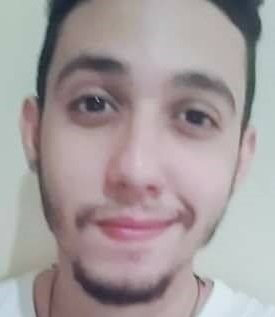
//> input picture build-faceDetect-Desktop_Qt_5_4_1_MinGW_32bit-Debug/imagens/Luiz.jpg, 275 x 317 px
$ ./main   (built with g++ and OpenCV 4)
//> lines starting //> are read from the running program, lines starting //| are printed output that depends on the picture; after the words box and inside, x2 and y2 are one past the last pixel; in counts of white or black regions, pixels touching at a corner belong together
### faceDetect/funcao.h
#ifndef FUNCAO
#define FUNCAO
#include <iostream>
#include "opencv/cv.hpp"
#include "opencv/highgui.h"
#include <iostream>

using namespace cv;


//função de truncamento
int trunca(float v);

//Mascara de Roberts
Mat robertsH(Mat img);
Mat robertsV(Mat img);

//Limiar
Mat limiar(Mat img, int T);
int doisPicos(Mat img);
uchar *histograma(Mat img);

//Mofologia
Mat abertura(Mat img, Mat element);


//SOBEL
Mat sobelH(Mat img);
Mat sobelV(Mat img);

#endif // FUNCAO

### faceDetect/funcao.cpp
#include <iostream>
#include "opencv/cv.hpp"
#include "opencv/highgui.h"
#include <iostream>
#include <math.h>
#include "funcao.h"

using namespace std;
using namespace cv;

//função de truncamento
int trunca(float v){

    int valor = 0;
    valor = (int)v;

    if(v>255)
    {
        valor=255;
    }if(v<0)
    {
        valor=0;
    }

    return valor;
}


//-----------------------------------------------------------PASSA ALTA----------------------------------------------------------------------
//Mascara de Roberts na Horizontal e Vertical
//horizontal
// [93 lines left out: functions robertsH, robertsV, limiar, doisPicos, histograma, not called in this run]

//---------------------------------------------------------MORFOLOGIA----------------------------------------------------------------------
//ABERTURA
Mat abertura(Mat img, Mat element){
    erode(img, img, element);
    dilate(img, img, element);

    return img;
}


//------------------------------------------------------------SOBEL-------------------------------------------------------------------------
Mat sobelV(Mat img){
    Mat img2;
    int mascX[3][3]={-1, 0, 1,
                 -2, 0, 2,
                 -1, 0, 1};
    img2 = img.clone();
    int convX;
    for(int i=0; i<img.rows; i++){
        for(int j=0; j<img.cols; j++){
            convX=0;
            for(int x=-1;x<=1;x++){
                for(int y=-1;y<=1;y++){
                    convX = convX + mascX[y+1][x+1]*img.at<uchar>(i-y,j-x);
                }
            }
            img2.at<uchar>(i,j)=trunca(convX);
        }
    }

    return img2;
}

Mat sobelH(Mat img){
    Mat img2;
    int mascY[3][3]={-1, -2, -1,
                      0,  0,  0,
                      1,  2,  1};
    img2 = img.clone();
    int convY;
    for(int i=0; i<img.rows; i++){
        for(int j=0; j<img.cols; j++){
            convY=0;
            for(int x=-1;x<=1;x++){
                for(int y=-1;y<=1;y++){
                    convY = convY + mascY[y+1][x+1]*img.at<uchar>(i-y,j-x);
                }
            }
            img2.at<uchar>(i,j)=trunca(convY);

        }
    }

    return img2;
}

### faceDetect/main.cpp
#include "opencv/cv.hpp"
#include "opencv/highgui.h"
#include <iostream>
#include "funcao.h"

using namespace std;
using namespace cv;

int main()
{

    Mat img, imgH, imgV, imgHB, imgVB;
    img = imread("imagens\\luiz.jpg",0);
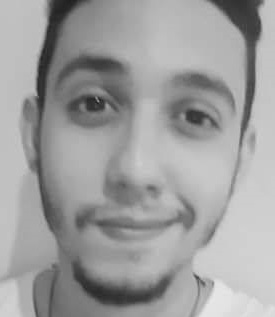
//> img: 317 rows x 275 cols, CV_8UC1; min 31, max 233, mean 158.2
    imshow("imgOriginal",img);

    //imagem matriz Vertical
    imgV = sobelV(img);
//> the loop in sobelV, `for(int i=0; i<img.rows; i++)` made 317 passes
//> convX on passes 1 to 3: -180, 16, 15
//> after the loop in sobelV, `for(int i=0; i<img.rows; i++)`:
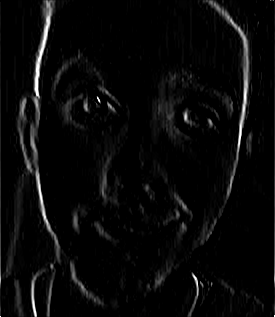
//> img2: 317 rows x 275 cols, CV_8UC1; min 0, max 255, mean 9.1
//> after the loop in sobelV, `for(int i=0; i<img.rows; i++)`: convX = 445
    imshow("imgProcessadaH",imgV);

    //imagem matriz Horizontal
    imgH = sobelH(img);
//> the loop in sobelH, `for(int i=0; i<img.rows; i++)` made 317 passes
//> convY on passes 1 to 3: -588, 0, 3
//> after the loop in sobelH, `for(int i=0; i<img.rows; i++)`:
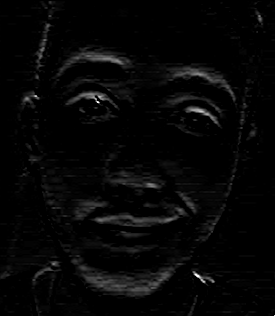
//> img2: 317 rows x 275 cols, CV_8UC1; min 0, max 255, mean 6.9
//> after the loop in sobelH, `for(int i=0; i<img.rows; i++)`: convY = 859
    imshow("imgProcessadaV",imgH);

    //Binariza
    threshold(imgH, imgHB, 0, 255, THRESH_OTSU);
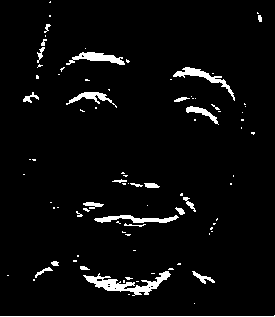
//> imgHB: 317 rows x 275 cols, CV_8UC1; 4.2% white; 89 white regions (64 under 20 px), largest, box (x1, y1, x2, y2) and area: (83, 271, 171, 296) 744, (173, 67, 235, 101) 387, (66, 52, 125, 65) 364
    threshold(imgV, imgVB, 0, 255, THRESH_OTSU);
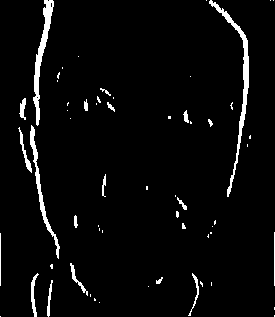
//> imgVB: 317 rows x 275 cols, CV_8UC1; 3.9% white; 60 white regions (40 under 20 px), largest, box (x1, y1, x2, y2) and area: (209, 0, 249, 197) 854, (33, 0, 54, 126) 711, (30, 125, 60, 259) 507

    imshow("imgProcessadaVB",imgVB);
    imshow("imgProcessadaHB",imgHB);

    //Abertura
    //elemento estruturante
    Mat element = getStructuringElement(MORPH_ELLIPSE, Size(3,3),Point(2,2));
    imgHB = abertura(imgHB, element);
    imgVB = abertura(imgVB, element);
//> in abertura (call 2), `dilate(img, img, element);`:
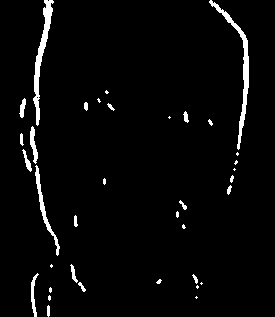
//> img: 317 rows x 275 cols, CV_8UC1; 3.2% white; 36 white regions (17 under 20 px), largest, box (x1, y1, x2, y2) and area: (209, 0, 249, 150) 725, (33, 0, 54, 126) 698, (35, 165, 60, 256) 338
    imshow("aberturaHB", imgHB);
    imshow("aberturaVB", imgVB);


    waitKey(0);
    destroyAllWindows();

    return 0;
}

$ run again, with build-faceDetect-Desktop_Qt_5_4_1_MinGW_32bit-Debug/imagens/foto3.jpg copied over build-faceDetect-Desktop_Qt_5_4_1_MinGW_32bit-Debug/imagens/Luiz.jpg
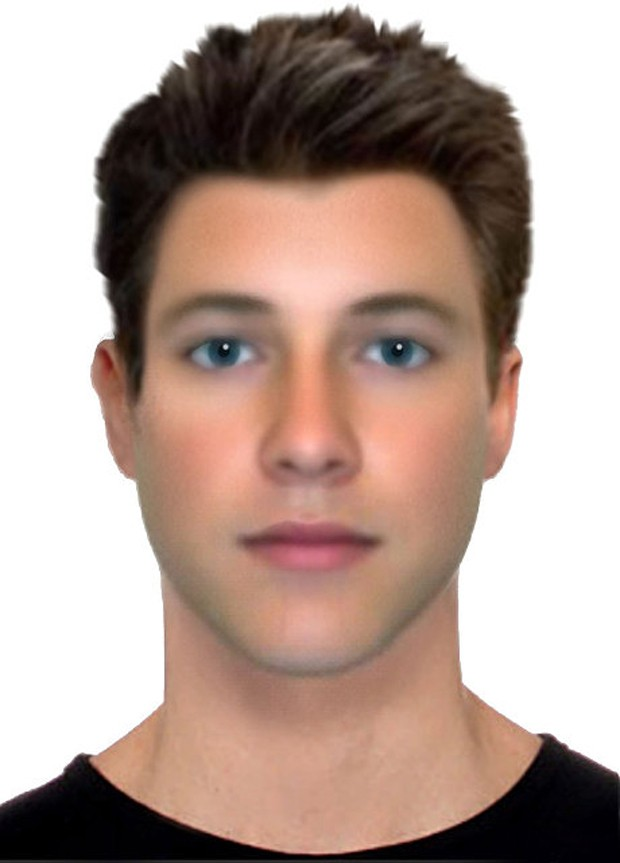
//> input picture build-faceDetect-Desktop_Qt_5_4_1_MinGW_32bit-Debug/imagens/foto3.jpg, 620 x 863 px
//> the loop in sobelV, `for(int i=0; i<img.rows; i++)` made 863 passes
//> convX on passes 1 to 3: -255, 0, 0
//> after the loop in sobelV, `for(int i=0; i<img.rows; i++)`: convX = -39
//> the loop in sobelH, `for(int i=0; i<img.rows; i++)` made 863 passes
//> convY on passes 1 to 3: -765, 0, 0
//> after the loop in sobelH, `for(int i=0; i<img.rows; i++)`:
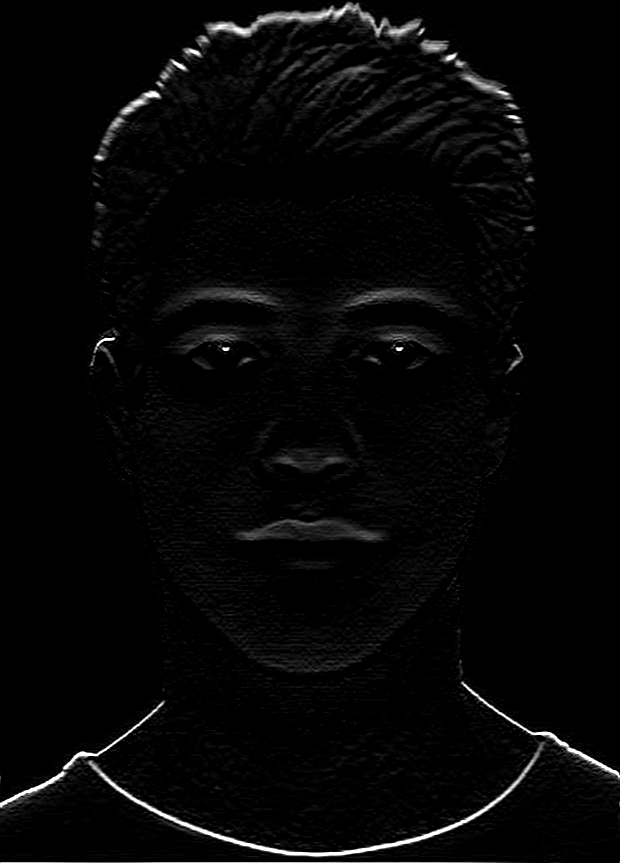
//> img2: 863 rows x 620 cols, CV_8UC1; min 0, max 255, mean 6.1
//> after the loop in sobelH, `for(int i=0; i<img.rows; i++)`: convY = 45
//> imgHB: 863 rows x 620 cols, CV_8UC1; 1.5% white; 77 white regions (46 under 20 px), largest, box (x1, y1, x2, y2) and area: (88, 742, 544, 857) 2282, (207, 3, 420, 37) 1812, (461, 682, 620, 780) 720
//> imgVB: 863 rows x 620 cols, CV_8UC1; 1.1% white; 52 white regions (31 under 20 px), largest, box (x1, y1, x2, y2) and area: (91, 92, 152, 354) 2216, (97, 478, 166, 756) 1007, (416, 733, 545, 840) 659
//> in abertura (call 2), `dilate(img, img, element);`:
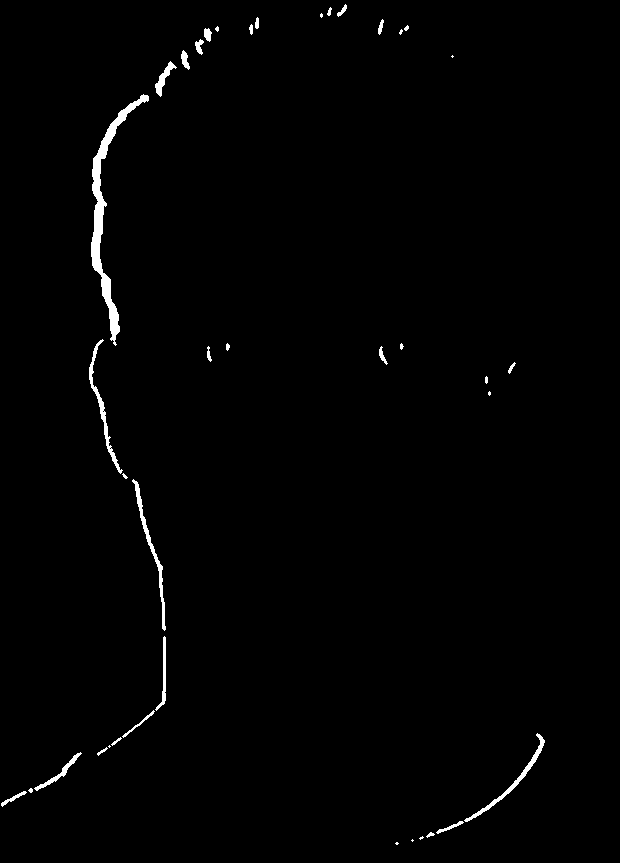
//> img: 863 rows x 620 cols, CV_8UC1; 1.1% white; 39 white regions (13 under 20 px), largest, box (x1, y1, x2, y2) and area: (91, 94, 149, 346) 2181, (132, 479, 166, 631) 568, (89, 339, 123, 474) 529

$ run again, with build-faceDetect-Desktop_Qt_5_4_1_MinGW_32bit-Debug/imagens/foto4.jpg copied over build-faceDetect-Desktop_Qt_5_4_1_MinGW_32bit-Debug/imagens/Luiz.jpg
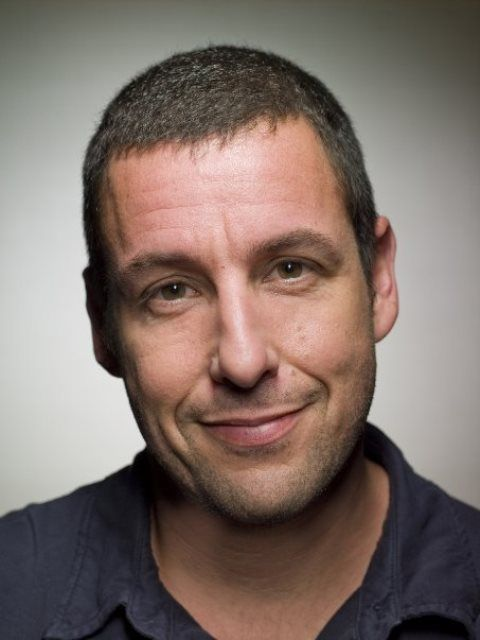
//> input picture build-faceDetect-Desktop_Qt_5_4_1_MinGW_32bit-Debug/imagens/foto4.jpg, 480 x 640 px
//> the loop in sobelV, `for(int i=0; i<img.rows; i++)` made 640 passes
//> convX on passes 1 to 3: -155, -104, -102
//> after the loop in sobelV, `for(int i=0; i<img.rows; i++)`: convX = 72
//> the loop in sobelH, `for(int i=0; i<img.rows; i++)` made 640 passes
//> convY on passes 1 to 3: -153, -14, -8
//> after the loop in sobelH, `for(int i=0; i<img.rows; i++)`:
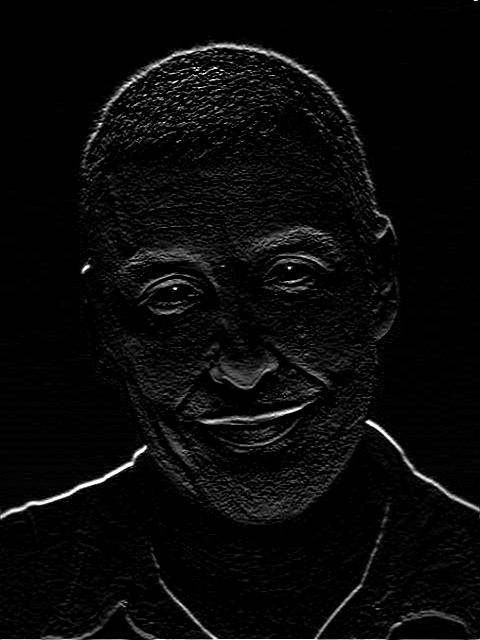
//> img2: 640 rows x 480 cols, CV_8UC1; min 0, max 255, mean 9.2
//> after the loop in sobelH, `for(int i=0; i<img.rows; i++)`: convY = 172
//> imgHB: 640 rows x 480 cols, CV_8UC1; 4.6% white; 1151 white regions (1081 under 20 px), largest, box (x1, y1, x2, y2) and area: (99, 42, 354, 123) 1590, (126, 579, 388, 640) 902, (0, 445, 148, 519) 885
//> imgVB: 640 rows x 480 cols, CV_8UC1; 3.3% white; 1060 white regions (1006 under 20 px), largest, box (x1, y1, x2, y2) and area: (80, 77, 134, 379) 1754, (42, 377, 148, 504) 784, (314, 465, 391, 640) 727
//> in abertura (call 2), `dilate(img, img, element);`:
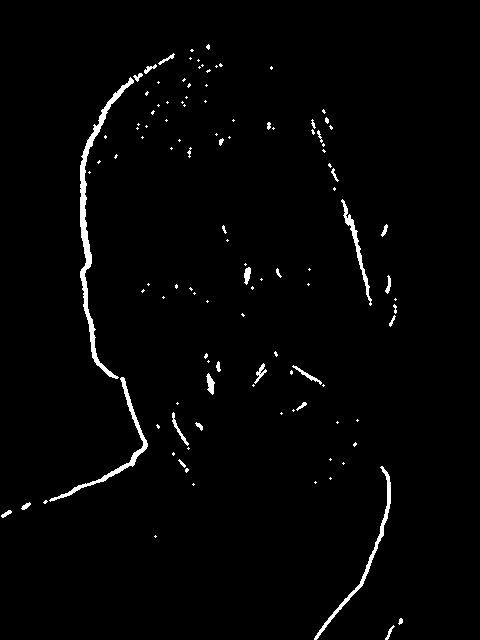
//> img: 640 rows x 480 cols, CV_8UC1; 1.8% white; 115 white regions (82 under 20 px), largest, box (x1, y1, x2, y2) and area: (80, 77, 134, 379) 1719, (49, 377, 148, 502) 762, (314, 466, 391, 640) 719
